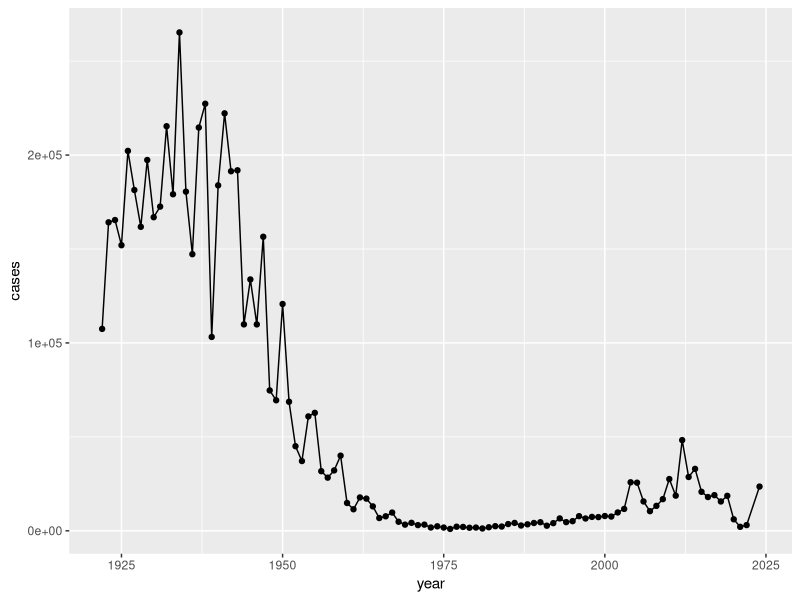
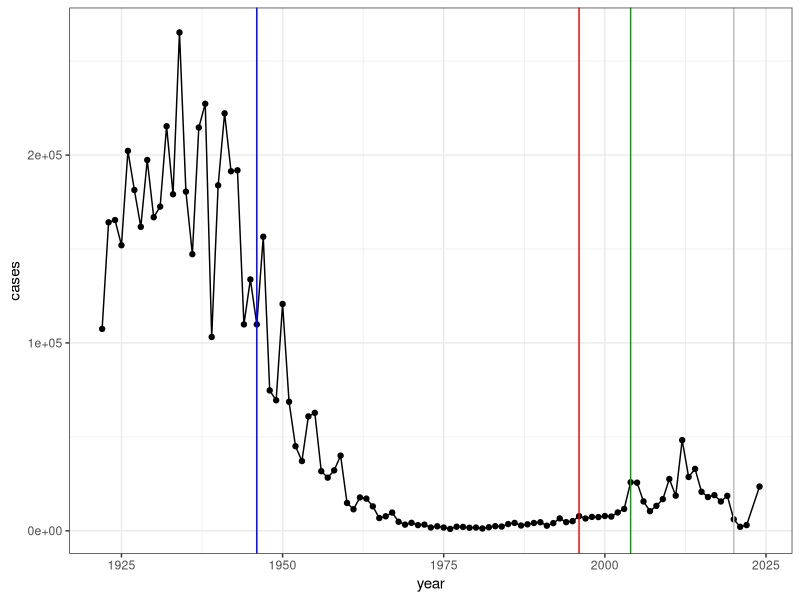

Reproduce these figures in R, in order. (Note: this script raises an error after producing the figures.)
## ---- chunk 1
cdc <- data.frame(
                                 year = c(1922L,1923L,1924L,1925L,
                                          1926L,1927L,1928L,1929L,1930L,1931L,
                                          1932L,1933L,1934L,1935L,1936L,
                                          1937L,1938L,1939L,1940L,1941L,1942L,
                                          1943L,1944L,1945L,1946L,1947L,
                                          1948L,1949L,1950L,1951L,1952L,
                                          1953L,1954L,1955L,1956L,1957L,1958L,
                                          1959L,1960L,1961L,1962L,1963L,
                                          1964L,1965L,1966L,1967L,1968L,1969L,
                                          1970L,1971L,1972L,1973L,1974L,
                                          1975L,1976L,1977L,1978L,1979L,1980L,
                                          1981L,1982L,1983L,1984L,1985L,
                                          1986L,1987L,1988L,1989L,1990L,
                                          1991L,1992L,1993L,1994L,1995L,1996L,
                                          1997L,1998L,1999L,2000L,2001L,
                                          2002L,2003L,2004L,2005L,2006L,2007L,
                                          2008L,2009L,2010L,2011L,2012L,
                                          2013L,2014L,2015L,2016L,2017L,2018L,
                                          2019L,2020L,2021L,2022L, 2024L),
                                cases = c(107473,164191,165418,152003,
                                          202210,181411,161799,197371,
                                          166914,172559,215343,179135,265269,
                                          180518,147237,214652,227319,103188,
                                          183866,222202,191383,191890,109873,
                                          133792,109860,156517,74715,69479,
                                          120718,68687,45030,37129,60886,
                                          62786,31732,28295,32148,40005,
                                          14809,11468,17749,17135,13005,6799,
                                          7717,9718,4810,3285,4249,3036,
                                          3287,1759,2402,1738,1010,2177,2063,
                                          1623,1730,1248,1895,2463,2276,
                                          3589,4195,2823,3450,4157,4570,
                                          2719,4083,6586,4617,5137,7796,6564,
                                          7405,7298,7867,7580,9771,11647,
                                          25827,25616,15632,10454,13278,
                                          16858,27550,18719,48277,28639,32971,
                                          20762,17972,18975,15609,18617,
                                          6124,2116,3044, 23544)
       )
## ---- chunk 2
library(ggplot2)
## ---- chunk 3
baseplot <- ggplot(cdc, aes(x=year, y=cases)) + 
  geom_point() +
  geom_line() 

baseplot
## ---- chunk 4
baseplot +
  theme_bw() +
  geom_vline(xintercept = 1946, col="blue") +
  geom_vline(xintercept = 1996, col="red") +
  geom_vline(xintercept = 2020, col="grey") +
  geom_vline(xintercept = 2004, col= "forestgreen")
## ---- chunk 5
library(jsonlite) 
## ---- chunk 6
subject <- read_json("http://cmi-pb.org/api/v5/subject", simplifyVector = TRUE) 
#simplifyVector will read it in as a data frame rather than key:value 

head(subject)
## ---- chunk 7
dim(subject) 
## ---- chunk 8
table(subject$biological_sex) 
## ---- chunk 9
table(subject$infancy_vac)
## ---- chunk 10
table(subject$race, subject$biological_sex)  
## ---- chunk 11
table(subject$dataset) 
## ---- chunk 12
specimen <- read_json("http://cmi-pb.org/api/v5/specimen", simplifyVector = TRUE) 

ab_titer <- read_json("http://cmi-pb.org/api/v5/plasma_ab_titer", simplifyVector = TRUE)

head(specimen) 
head(ab_titer)
## ---- chunk 13
library(dplyr) 
## ---- chunk 14
meta <- inner_join(subject, specimen) 
## ---- chunk 15
head(meta)
## ---- chunk 16
abdata <- inner_join(ab_titer, meta) 

head(abdata)
## ---- chunk 17
nrow(abdata) 
## ---- chunk 18
table(abdata$isotype) 
## ---- chunk 19
table(abdata$antigen)
## ---- chunk 20
igg <- filter(abdata, isotype=="IgG") 
head(igg) 
## ---- chunk 21
igg_plot <- ggplot(igg, aes(MFI_normalised, antigen)) + 
  geom_boxplot() 

igg_plot
## ---- chunk 22
igg_plot + aes(col=infancy_vac)
## ---- chunk 23
table(abdata$visit) 
## ---- chunk 24
igg_plot + facet_wrap(~infancy_vac) 
## ---- chunk 25
igg_plot + 
  aes(col=infancy_vac) + 
  facet_wrap(~visit) 
## ---- chunk 26
head(igg)
## ---- chunk 27
igg_21_PT <- filter(igg, antigen == "PT", dataset == "2021_dataset")
head(igg_21_PT)
## ---- chunk 28
ggplot(igg_21_PT) +
  aes(actual_day_relative_to_boost, MFI_normalised, col=infancy_vac) +
  geom_point() +
  geom_line(aes(group=subject_id)) +
  geom_vline(xintercept = 0, linetype="dashed") +
  geom_vline(xintercept = 14, linetype="dashed") +
  geom_smooth(se=FALSE) +
  labs(title="2021 IgG PT Response Over Time")
## ---- chunk 29
igg_23_PT <- filter(igg, dataset=="2023_dataset", antigen=="PT") 
## ---- chunk 30
ggplot(igg_23_PT) +
  aes(actual_day_relative_to_boost, MFI_normalised, col=infancy_vac) +
  geom_point() +
  geom_line(aes(group=subject_id)) +
  geom_vline(xintercept = 0, linetype="dashed") +
  geom_vline(xintercept = 14, linetype="dashed") +
  geom_smooth(se=FALSE) +
  labs(title="2023 IgG PT Response Over Time")
